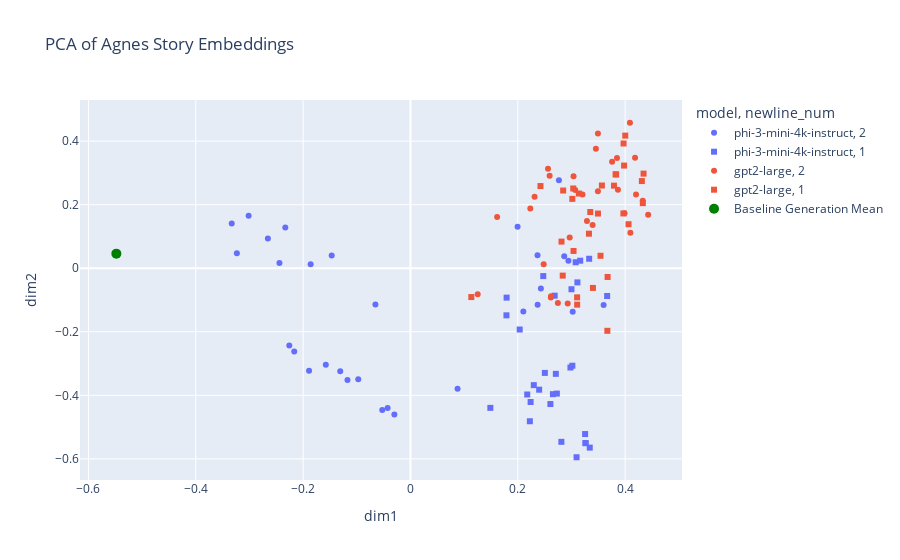

Notebook code for this chart:
### Code cell
# carry out pca on embeddings using sklearn
reducer = PCA(n_components=2)
embeddings_reduced = reducer.fit_transform(embeddings)
print(embeddings_reduced.shape)

# visualize the embeddings using plotly
import plotly.express as px
import plotly.graph_objects as go

results_df["dim1"] = embeddings_reduced[:results_df.shape[0], 0]
results_df["dim2"] = embeddings_reduced[:results_df.shape[0], 1]
base_df["dim1"] = embeddings_reduced[results_df.shape[0]:, 0]
base_df["dim2"] = embeddings_reduced[results_df.shape[0]:, 1]
baseline_mean_x = base_df["dim1"].mean(axis=0)
baseline_mean_y = base_df["dim2"].mean(axis=0)

results_df["truncated_output"] = results_df["output"].str.slice(0,100)

fig = px.scatter(
    results_df,
    x="dim1",
    y="dim2",
    hover_data=["model", "newline_num"],
    title="PCA of Agnes Story Embeddings",
    color="model",
    symbol="newline_num",
    symbol_sequence = ['circle', 'square', 'diamond', 'cross', 'x', 'triangle-up', 'pentagon', 'hexagon', 'octagon', 'star'],

)

fig.add_trace(go.Scatter(x=[baseline_mean_x], y=[baseline_mean_y], mode='markers', marker=dict(color='green', size=10), name='Baseline Generation Mean'))


fig.update_layout(coloraxis_colorbar=dict(yanchor="top", y=1, x=100, xref="container"))

fig.update_traces(
    hovertemplate="<br>".join(
        ["Model: %{customdata[0]}", "Newline Count: %{customdata[1]}"]
    )
)



fig.show()

### Figure 1 — Plotly figure (JSON) as saved in the notebook; plotly's stock layout.template omitted (floating-point values rounded to 4 significant figures)
{"data": [{"customdata": [["phi-3-mini-4k-instruct", 2], ["phi-3-mini-4k-instruct", 2], ["phi-3-mini-4k-instruct", 2], ["phi-3-mini-4k-instruct", 2], ["phi-3-mini-4k-instruct", 2], ["phi-3-mini-4k-instruct", 2], ["phi-3-mini-4k-instruct", 2], ["phi-3-mini-4k-instruct", 2], ["phi-3-mini-4k-instruct", 2], ["phi-3-mini-4k-instruct", 2], ["phi-3-mini-4k-instruct", 2], ["phi-3-mini-4k-instruct", 2], ["phi-3-mini-4k-instruct", 2], ["phi-3-mini-4k-instruct", 2], ["phi-3-mini-4k-instruct", 2], ["phi-3-mini-4k-instruct", 2], ["phi-3-mini-4k-instruct", 2], ["phi-3-mini-4k-instruct", 2], ["phi-3-mini-4k-instruct", 2], ["phi-3-mini-4k-instruct", 2], ["phi-3-mini-4k-instruct", 2], ["phi-3-mini-4k-instruct", 2], ["phi-3-mini-4k-instruct", 2], ["phi-3-mini-4k-instruct", 2], ["phi-3-mini-4k-instruct", 2], ["phi-3-mini-4k-instruct", 2], ["phi-3-mini-4k-instruct", 2], ["phi-3-mini-4k-instruct", 2], ["phi-3-mini-4k-instruct", 2], ["phi-3-mini-4k-instruct", 2]], "hovertemplate": "Model: %{customdata[0]}<br>Newline Count: %{customdata[1]}", "legendgroup": "phi-3-mini-4k-instruct, 2", "marker": {"color": "#636efa", "symbol": "circle"}, "mode": "markers", "name": "phi-3-mini-4k-instruct, 2", "orientation": "v", "showlegend": true, "type": "scatter", "x": [0.2368, 0.3599, -0.0653, -0.1577, 0.1996, -0.04257, -0.1308, -0.1468, -0.2166, 0.2103, -0.1889, -0.333, 0.2865, 0.08775, -0.2657, -0.186, 0.2943, -0.2441, -0.09731, -0.05254, -0.3016, -0.2257, 0.2766, -0.03, -0.3234, 0.243, -0.2332, 0.3023, -0.1174, 0.2369], "xaxis": "x", "y": [0.041, -0.1159, -0.1143, -0.3036, 0.1306, -0.44, -0.3244, 0.03993, -0.262, -0.1363, -0.3224, 0.1407, 0.03755, -0.379, 0.09337, 0.01232, 0.02334, 0.01657, -0.3491, -0.4461, 0.1654, -0.2435, 0.2773, -0.46, 0.0471, -0.0641, 0.1284, -0.1367, -0.352, -0.1153], "yaxis": "y"}, {"customdata": [["phi-3-mini-4k-instruct", 1], ["phi-3-mini-4k-instruct", 1], ["phi-3-mini-4k-instruct", 1], ["phi-3-mini-4k-instruct", 1], ["phi-3-mini-4k-instruct", 1], ["phi-3-mini-4k-instruct", 1], ["phi-3-mini-4k-instruct", 1], ["phi-3-mini-4k-instruct", 1], ["phi-3-mini-4k-instruct", 1], ["phi-3-mini-4k-instruct", 1], ["phi-3-mini-4k-instruct", 1], ["phi-3-mini-4k-instruct", 1], ["phi-3-mini-4k-instruct", 1], ["phi-3-mini-4k-instruct", 1], ["phi-3-mini-4k-instruct", 1], ["phi-3-mini-4k-instruct", 1], ["phi-3-mini-4k-instruct", 1], ["phi-3-mini-4k-instruct", 1], ["phi-3-mini-4k-instruct", 1], ["phi-3-mini-4k-instruct", 1], ["phi-3-mini-4k-instruct", 1], ["phi-3-mini-4k-instruct", 1], ["phi-3-mini-4k-instruct", 1], ["phi-3-mini-4k-instruct", 1], ["phi-3-mini-4k-instruct", 1], ["phi-3-mini-4k-instruct", 1], ["phi-3-mini-4k-instruct", 1], ["phi-3-mini-4k-instruct", 1], ["phi-3-mini-4k-instruct", 1], ["phi-3-mini-4k-instruct", 1]], "hovertemplate": "Model: %{customdata[0]}<br>Newline Count: %{customdata[1]}", "legendgroup": "phi-3-mini-4k-instruct, 1", "marker": {"color": "#636efa", "symbol": "square"}, "mode": "markers", "name": "phi-3-mini-4k-instruct, 1", "orientation": "v", "showlegend": true, "type": "scatter", "x": [0.2298, 0.3665, 0.1489, 0.2036, 0.2239, 0.2504, 0.2225, 0.2607, 0.3262, 0.2687, 0.2475, 0.2981, 0.3079, 0.3254, 0.311, 0.2709, 0.1789, 0.2175, 0.3095, 0.1791, 0.3262, 0.2812, 0.2728, 0.3016, 0.3163, 0.2398, 0.3, 0.3341, 0.2654, 0.333], "xaxis": "x", "y": [-0.3679, -0.08736, -0.4394, -0.1928, -0.421, -0.3294, -0.4815, -0.4274, -0.5504, -0.08642, -0.02477, -0.3125, 0.01885, -0.5219, -0.04458, -0.3323, -0.1483, -0.3974, -0.5949, -0.09252, -0.5504, -0.5463, -0.3944, -0.3068, 0.02379, -0.3822, -0.06614, -0.5645, -0.3963, 0.02985], "yaxis": "y"}, {"customdata": [["gpt2-large", 2], ["gpt2-large", 2], ["gpt2-large", 2], ["gpt2-large", 2], ["gpt2-large", 2], ["gpt2-large", 2], ["gpt2-large", 2], ["gpt2-large", 2], ["gpt2-large", 2], ["gpt2-large", 2], ["gpt2-large", 2], ["gpt2-large", 2], ["gpt2-large", 2], ["gpt2-large", 2], ["gpt2-large", 2], ["gpt2-large", 2], ["gpt2-large", 2], ["gpt2-large", 2], ["gpt2-large", 2], ["gpt2-large", 2], ["gpt2-large", 2], ["gpt2-large", 2], ["gpt2-large", 2], ["gpt2-large", 2], ["gpt2-large", 2], ["gpt2-large", 2], ["gpt2-large", 2], ["gpt2-large", 2], ["gpt2-large", 2], ["gpt2-large", 2]], "hovertemplate": "Model: %{customdata[0]}<br>Newline Count: %{customdata[1]}", "legendgroup": "gpt2-large, 2", "marker": {"color": "#EF553B", "symbol": "circle"}, "mode": "markers", "name": "gpt2-large, 2", "orientation": "v", "showlegend": true, "type": "scatter", "x": [0.1253, 0.2615, 0.307, 0.2313, 0.3866, 0.2967, 0.3757, 0.3493, 0.2482, 0.3455, 0.2747, 0.1615, 0.4328, 0.4185, 0.3039, 0.4098, 0.409, 0.3493, 0.2233, 0.4203, 0.3989, 0.3848, 0.3206, 0.293, 0.2593, 0.2563, 0.4429, 0.3394, 0.3288, 0.262], "xaxis": "x", "y": [-0.08197, -0.09208, 0.2459, 0.2248, 0.2471, 0.09705, 0.335, 0.4244, 0.0125, 0.3759, -0.1095, 0.1612, 0.2127, 0.3475, 0.2894, 0.1115, 0.4579, 0.2426, 0.1881, 0.2324, 0.1733, 0.3467, 0.2321, -0.1107, 0.2914, 0.3128, 0.1683, 0.136, 0.1489, -0.0884], "yaxis": "y"}, {"customdata": [["gpt2-large", 1], ["gpt2-large", 1], ["gpt2-large", 1], ["gpt2-large", 1], ["gpt2-large", 1], ["gpt2-large", 1], ["gpt2-large", 1], ["gpt2-large", 1], ["gpt2-large", 1], ["gpt2-large", 1], ["gpt2-large", 1], ["gpt2-large", 1], ["gpt2-large", 1], ["gpt2-large", 1], ["gpt2-large", 1], ["gpt2-large", 1], ["gpt2-large", 1], ["gpt2-large", 1], ["gpt2-large", 1], ["gpt2-large", 1], ["gpt2-large", 1], ["gpt2-large", 1], ["gpt2-large", 1], ["gpt2-large", 1], ["gpt2-large", 1], ["gpt2-large", 1], ["gpt2-large", 1], ["gpt2-large", 1], ["gpt2-large", 1], ["gpt2-large", 1]], "hovertemplate": "Model: %{customdata[0]}<br>Newline Count: %{customdata[1]}", "legendgroup": "gpt2-large, 1", "marker": {"color": "#EF553B", "symbol": "square"}, "mode": "markers", "name": "gpt2-large, 1", "orientation": "v", "showlegend": true, "type": "scatter", "x": [0.1134, 0.2845, 0.2422, 0.398, 0.2814, 0.2837, 0.4311, 0.3138, 0.335, 0.3567, 0.433, 0.3541, 0.3971, 0.3016, 0.4343, 0.3669, 0.3822, 0.3792, 0.3106, 0.4063, 0.3968, 0.4002, 0.3673, 0.3493, 0.3326, 0.34, 0.3832, 0.3033, 0.3105, 0.3039], "xaxis": "x", "y": [-0.09072, 0.2445, 0.2587, 0.3231, 0.08382, -0.02321, 0.2743, 0.2352, 0.177, 0.2603, 0.2047, 0.03927, 0.3926, 0.2183, 0.2978, -0.1969, 0.2957, 0.2599, -0.1146, 0.1385, 0.1725, 0.4173, -0.02747, 0.1721, 0.1087, -0.06194, 0.2949, 0.251, -0.09161, 0.0544], "yaxis": "y"}, {"hovertemplate": "Model: %{customdata[0]}<br>Newline Count: %{customdata[1]}", "marker": {"color": "green", "size": 10}, "mode": "markers", "name": "Baseline Generation Mean", "type": "scatter", "x": [-0.548], "y": [0.04596]}], "layout": {"coloraxis": {"colorbar": {"x": 100, "xref": "container", "y": 1, "yanchor": "top"}}, "legend": {"title": {"text": "model, newline_num"}, "tracegroupgap": 0}, "title": {"text": "PCA of Agnes Story Embeddings"}, "xaxis": {"anchor": "y", "domain": [0, 1], "title": {"text": "dim1"}}, "yaxis": {"anchor": "x", "domain": [0, 1], "title": {"text": "dim2"}}}}
